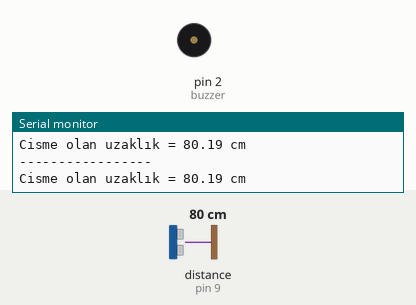
Bench run of a sketch on a simulated Arduino Uno, built with avr-gcc and run on an emulated ATmega328P. Parts: buzzer (waves = sounding), the last lines printed to the serial monitor. Wiring (inferred from the names in the program): ultrasonic range finder: trigger pin 8; echo pin 9. Inputs (shaded band) come from the test bench; at power-on: distance to the obstacle (sensor on pin 9) 80 cm. The echo pulse lasts 58.3 µs per cm.

Above: at 1.2 s.
1.3 s: distance to the obstacle (sensor on pin 9) set to 51 cm
2.8 s: distance to the obstacle (sensor on pin 9) set to 42 cm
At 3.3 s:
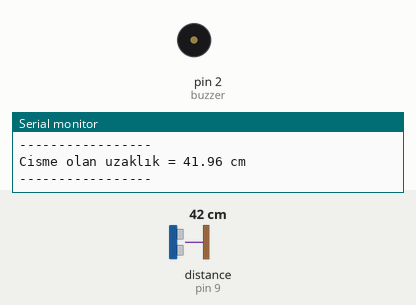
5.8 s: distance to the obstacle (sensor on pin 9) set to 9 cm
At 6.24 s:
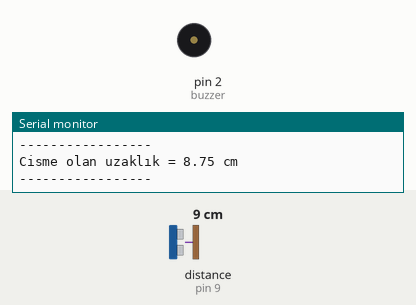
8.8 s: distance to the obstacle (sensor on pin 9) set to 60 cm
At 9.3 s:
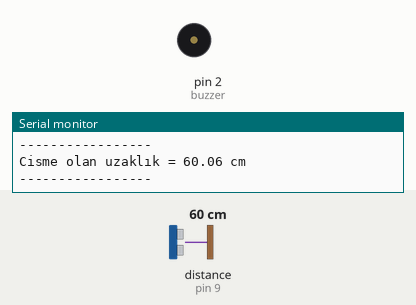
10.3 s: distance to the obstacle (sensor on pin 9) set to 35 cm
At 11.0 s:
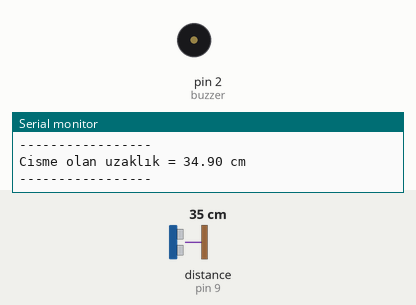
Timing chart, 0 to 14.3 s (numbered marks = the images above; inputs shaded):
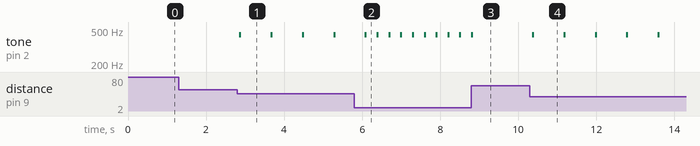

The sketch:

9_2_UltraDistance_V2_Passive_Buzzer.ino
```cpp
int trigger_pin = 8;
int echo_pin = 9;
int buzzer = 2;

float sure;
float mesafe;

void setup()
{
  pinMode(trigger_pin, OUTPUT); // Verici
  pinMode(echo_pin, INPUT); // Alıcı

  pinMode(buzzer, OUTPUT);

  Serial.begin(9600);
}

void loop()
{
  digitalWrite(trigger_pin, HIGH);
  delay(1); // 1 milisaniye gecikme
  digitalWrite(trigger_pin, LOW);

  sure = pulseIn(echo_pin, HIGH); // pin takibi
  mesafe = (sure / 2) / 28.97 ;

  // 24 derecelik bir odada sesin hızı 345,24 metre/saniye
  // 28,97 mikrosaniye / santimetre

  Serial.print("Cisme olan uzaklık = ");
  Serial.print(mesafe);
  Serial.println(" cm");
  Serial.println("-----------------");

  if ( mesafe <= 7)
  {
    tone(buzzer, 440);
    delay(50);
    noTone(buzzer);
    delay(50);
  }

  else if ( mesafe <= 15)
  {
    tone(buzzer, 440);
    delay(50);
    noTone(buzzer);
    delay(250);
  }

  else if ( mesafe <= 30)
  {
    tone(buzzer, 440);
    delay(50);
    noTone(buzzer);
    delay(500);
  }

  else if ( mesafe <= 45 )
  {
    tone(buzzer, 440);
    delay(50);
    noTone(buzzer);
    delay(750);
  }
}
```

Measured:
- the behaviour switches between 46 and 45 cm on distance to the obstacle (sensor on pin 9) (found by bisection; images 0 and 1)
- after the input at 2.8 s, tone on pin 2 (buzzer): alternates 440 Hz for 0.05 s and silent for 0.75 s, starting after 0.06 s
- after the input at 5.8 s, tone on pin 2 (buzzer): alternates 440 Hz for 0.05 s and silent for 0.25 s, starting after 0.58 s
- after the input at 8.8 s, tone on pin 2 (buzzer): goes on until 8.8 s, then stays silent
- after the input at 10.3 s, tone on pin 2 (buzzer): alternates 440 Hz for 0.05 s and silent for 0.75 s, starting after 0.06 s
